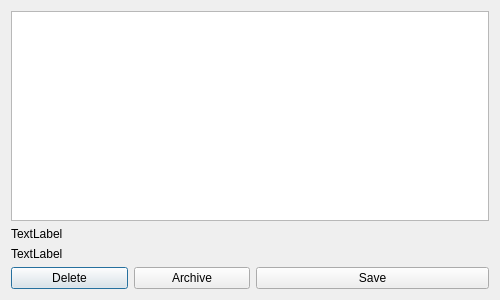
<?xml version="1.0" encoding="UTF-8"?>
<ui version="4.0">
 <class>Dialog</class>
 <widget class="QDialog" name="Dialog">
  <property name="windowModality">
   <enum>Qt::NonModal</enum>
  </property>
  <property name="geometry">
   <rect>
    <x>0</x>
    <y>0</y>
    <width>500</width>
    <height>300</height>
   </rect>
  </property>
  <property name="windowTitle">
   <string>Edit note</string>
  </property>
  <property name="windowIcon">
   <iconset>
    <normaloff>res/edit.png</normaloff>res/edit.png</iconset>
  </property>
  <layout class="QVBoxLayout" name="verticalLayout_2">
   <item>
    <layout class="QVBoxLayout" name="verticalLayout">
     <item>
      <widget class="QTextEdit" name="noteEdit"/>
     </item>
     <item>
      <widget class="QLabel" name="timeInfo">
       <property name="text">
        <string>TextLabel</string>
       </property>
      </widget>
     </item>
     <item>
      <widget class="QLabel" name="tagInfo">
       <property name="text">
        <string>TextLabel</string>
       </property>
      </widget>
     </item>
     <item>
      <layout class="QHBoxLayout" name="horizontalLayout" stretch="1,1,2">
       <property name="sizeConstraint">
        <enum>QLayout::SetDefaultConstraint</enum>
       </property>
       <item>
        <widget class="QPushButton" name="deleteButton">
         <property name="focusPolicy">
          <enum>Qt::TabFocus</enum>
         </property>
         <property name="toolTip">
          <string>Permanently delete note</string>
         </property>
         <property name="text">
          <string>Delete</string>
         </property>
        </widget>
       </item>
       <item>
        <widget class="QPushButton" name="archiveButton">
         <property name="focusPolicy">
          <enum>Qt::TabFocus</enum>
         </property>
         <property name="toolTip">
          <string>Move note to archive</string>
         </property>
         <property name="text">
          <string>Archive</string>
         </property>
        </widget>
       </item>
       <item>
        <widget class="QPushButton" name="saveButton">
         <property name="toolTip">
          <string>Save made changes</string>
         </property>
         <property name="text">
          <string>Save</string>
         </property>
        </widget>
       </item>
      </layout>
     </item>
    </layout>
   </item>
  </layout>
 </widget>
 <resources/>
 <connections/>
</ui>
